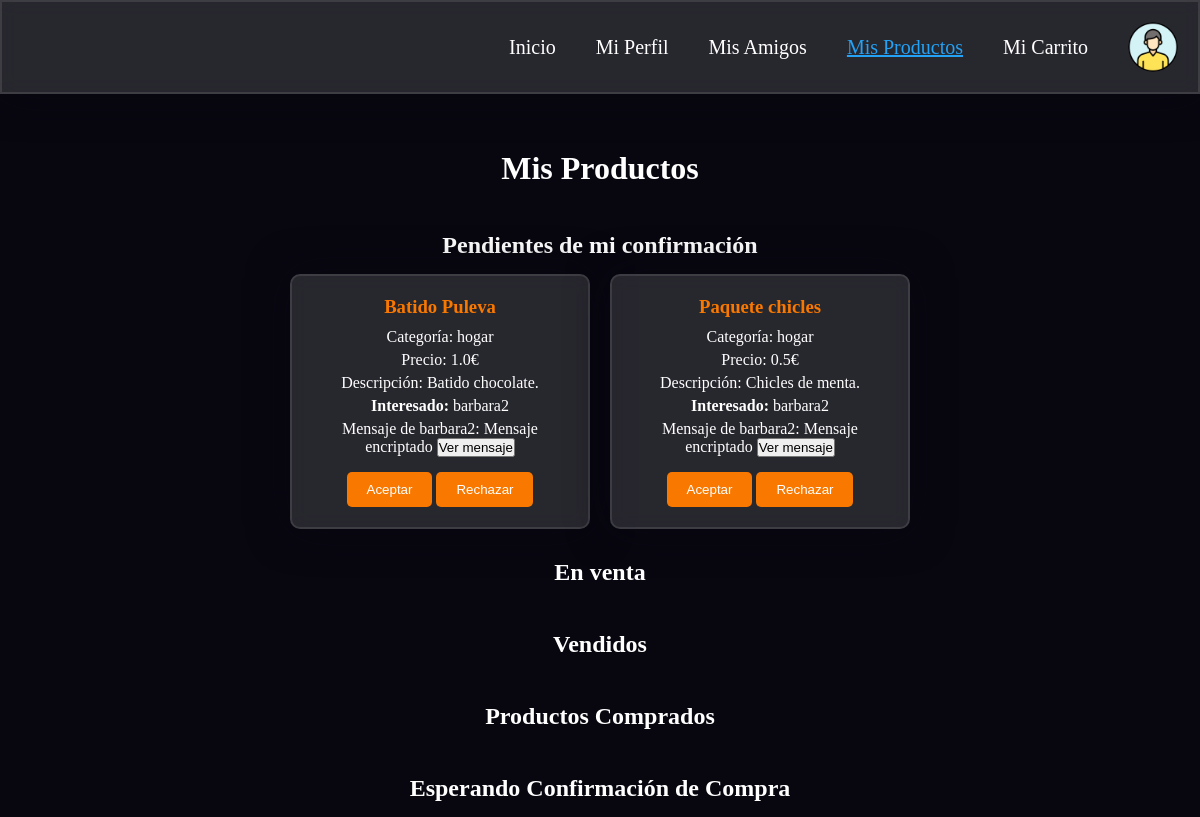
Screenshot of /productos (signed in) with the database file from the repository.
### app.py (models this page shows)
class Product(db.Model):
    __tablename__ = 'products'
    id = db.Column(db.Integer, primary_key=True)
    name = db.Column(db.String(80), nullable=False)
    category = db.Column(db.String(80), nullable=False)
    price = db.Column(db.Float, nullable=False)
    description = db.Column(db.String(200), nullable=False)
    status = db.Column(db.String(20), nullable=False, default='en venta')
    seller_id = db.Column(db.Integer, db.ForeignKey('users.id'), nullable=False)
    buyer_id = db.Column(db.Integer, db.ForeignKey('users.id'), nullable=True)
    message = db.Column(db.String(200), nullable=True)
    created_at = db.Column(db.String(120), nullable=False)

class User(db.Model):
    __tablename__ = 'users'
    id = db.Column(db.Integer, primary_key=True)
    username = db.Column(db.String(80), unique=True, nullable=False)
    nombre = db.Column(db.String(80), nullable=False)
    ciudad = db.Column(db.String(80), nullable=False)
    email = db.Column(db.String(120), unique=True, nullable=False)
    bank_account = db.Column(db.String(50), nullable=False, default="")  # Usar cadena vacía como valor por defecto
    key = db.Column(db.String(64), nullable=False)
    salt = db.Column(db.String(32), nullable=False)
    created_at = db.Column(db.String(120), nullable=False)
    updated_at = db.Column(db.String(120), nullable=False)
    objetos_vendidos = db.Column(db.String(200), nullable=True, default="")
    objetos_comprados = db.Column(db.String(200), nullable=True, default="")
    products_sold = db.relationship('Product', backref='seller', lazy=True, foreign_keys='Product.seller_id')
    products_bought = db.relationship('Product', backref='buyer', lazy=True, foreign_keys='Product.buyer_id')

### app.py (the view)
@app.route('/productos')
def productos():
    user_id = session.get('user_id')
    productos_pendientes = Product.query.filter_by(seller_id=user_id, status='pendiente de confirmación').all()
    productos_en_venta = Product.query.filter_by(seller_id=user_id, status='en venta').all()
    productos_vendidos = Product.query.filter_by(seller_id=user_id, status='vendido').all()
    return render_template('productos.html',
                           productos_pendientes=productos_pendientes,
                           productos_en_venta=productos_en_venta,
                           productos_vendidos=productos_vendidos)

### templates/productos.html (shortened to what this page needs)
<!DOCTYPE html>
<html lang="en">
<head>
    <link rel="stylesheet" type="text/css" href="{{ url_for('static', filename='styles/productos.css') }}">
</head>
<body>
    <nav>
        <a href="{{ url_for('app_route') }}">Inicio</a>
        <a href="{{ url_for('perfil') }}">Mi Perfil</a>
        <a href="{{ url_for('amigos') }}">Mis Amigos</a>
        <a class="selected" href="{{ url_for('productos') }}">Mis Productos</a>
        <a href="{{ url_for('carrito') }}">Mi Carrito</a>
        <img src="{{ url_for('static', filename='imagenes/perfil.png') }}" alt="Perfil">
    </nav>
    <h1>Mis Productos</h1>
    <h2>Pendientes de mi confirmación</h2>
    <div class="product-list">
        {% for producto in productos_pendientes %}
            <div class="product-card">
                <h3>{{ producto.name }}</h3>
                <p>Categoría: {{ producto.category }}</p>
                <p>Precio: {{ producto.price }}€</p>
                <p>Descripción: {{ producto.description }}</p>
                <p><strong>Interesado:</strong> {{ producto.buyer.username }}</p>
                <p>
                Mensaje de {{ producto.buyer.username }}:
                <span id="encrypted-message-{{ producto.id }}">Mensaje encriptado</span>
                <button onclick="decryptMessage({{ producto.id }})">Ver mensaje</button>
                </p>
                <form action="{{ url_for('validar_compra') }}" method="post" style="display: inline-block;">
                    <input type="submit" value="Aceptar">
                </form>
                <form action="{{ url_for('rechazar_compra') }}" method="post" style="display: inline-block;">
                    <input type="submit" value="Rechazar">
                </form>
            </div>
        {% endfor %}
    </div>
    <h2>En venta</h2>
    <h2>Vendidos</h2>
    <h2>Productos Comprados</h2>
    <h2>Esperando Confirmación de Compra</h2>
</body>
</html>

### static/styles/productos.css (style rules this page uses)
*, *:before, *:after { padding: 0; margin: 0; box-sizing: border-box; }
body { background-color: #080710; display: flex; flex-direction: column; justify-content: flex-start; align-items: center; min-height: 100vh; overflow-y: auto; position: relative; }
nav { width: 100%; display: flex; justify-content: flex-end; align-items: center; background-color: rgba(255, 255, 255, 0.13); padding: 20px; border-radius: 0; backdrop-filter: blur(10px); border: 2px solid rgba(255, 255, 255, 0.1); box-shadow: 0 0 40px rgba(8, 7, 16, 0.6); position: fixed; top: 0; left: 0; z-index: 1000; }
nav a { color: #fff; text-decoration: none; margin: 0 20px; font-size: 20px; transition: transform 0.3s; }
nav img { width: 50px; height: 50px; border-radius: 50%; margin-left: 20px; }
.selected { color: #23a2f6; text-decoration: #23a2f6 underline; }
h1, h2 { text-align: center; color: #ffffff; margin-bottom: 15px; }
h1 { margin-top: 150px; }
h2 { margin-top: 30px; }
.product-list { display: flex; flex-wrap: wrap; gap: 20px; color: white; justify-content: center; }
.product-card { background-color: rgba(255, 255, 255, 0.13); border: 2px solid rgba(255, 255, 255, 0.1); border-radius: 10px; box-shadow: 0 0 40px rgba(8, 7, 16, 0.6); padding: 20px; width: 300px; text-align: center; backdrop-filter: blur(10px); }
.product-card h3 { color: #f97800; margin: 0 0 10px; }
.product-card p { margin: 5px 0; color: #ffffff; word-wrap: break-word; }
input[type="submit"] { background-color: #f97800; color: #fff; padding: 10px 20px; border: none; border-radius: 5px; cursor: pointer; transition: transform 0.3s; }
form { margin-top: 10px; }

### rows the page displays
Product: name "Batido Puleva", category "hogar", price "1.0", description "Batido chocolate.", buyer.username "barbara2"
Product: name "Paquete chicles", category "hogar", price "0.5", description "Chicles de menta.", buyer.username "barbara2"
